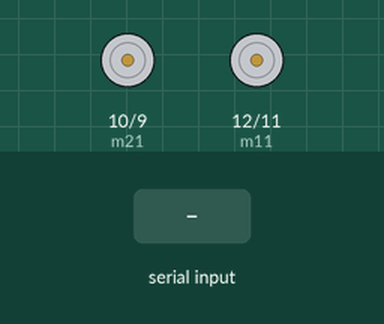
Bench run of a sketch on a simulated Arduino Uno, built with avr-gcc and run on an emulated ATmega328P. Shown: motor-driver pin pairs drawn as motors (green arrow = first pin HIGH = forward, orange = second pin HIGH = backward, longer = more drive). Inputs (shaded band) come from the test bench.

Above: at 1.2 s.
1.3 s: "1" received over Serial
At 2.0 s:
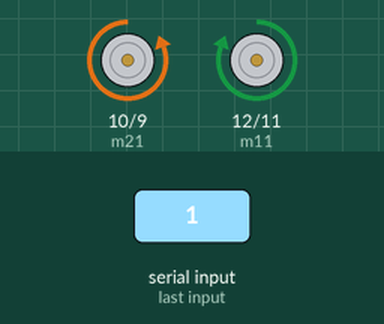
2.8 s: "2" received over Serial
At 3.2 s:
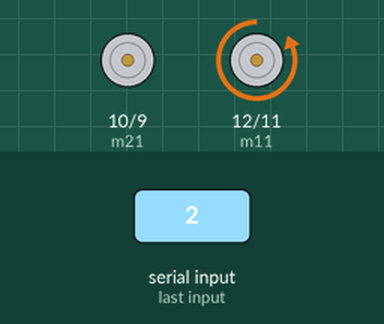
4.3 s: "3" received over Serial
At 5.5 s:
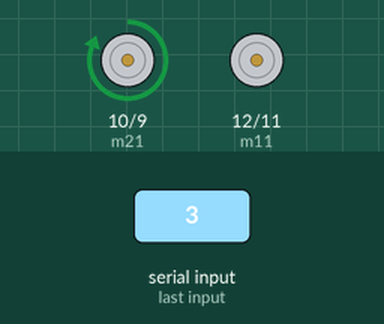
5.8 s: "4" received over Serial
At 6.6 s:
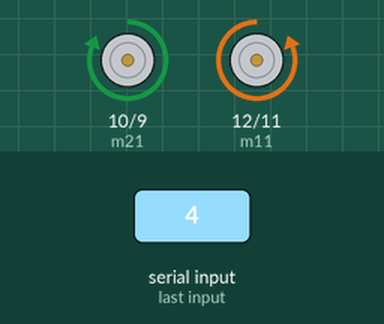
7.3 s: "5" received over Serial
At 7.8 s:
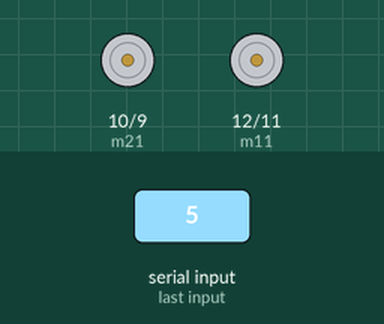
Timing chart, 0 to 9.8 s (numbered marks = the images above; inputs shaded):
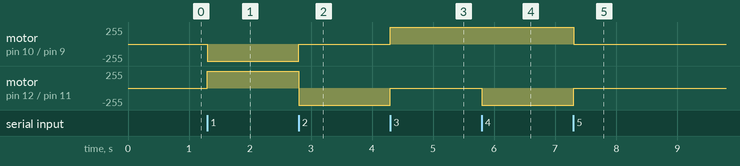

Measured:
- after the input at 1.3 s, motor on pin 10 (m21) / pin 9 (m22): stopped → backward 255/255 at once; motor on pin 12 (m11) / pin 11 (m12): stopped → forward 255/255 at once
- after the input at 2.8 s, motor on pin 10 (m21) / pin 9 (m22): backward 255/255 → stopped at once; motor on pin 12 (m11) / pin 11 (m12): forward 255/255 → backward 255/255 at once
- after the input at 4.3 s, motor on pin 10 (m21) / pin 9 (m22): stopped → forward 255/255 at once; motor on pin 12 (m11) / pin 11 (m12): backward 255/255 → stopped at once
- after the input at 5.8 s, motor on pin 12 (m11) / pin 11 (m12): stopped → backward 255/255 at once
- after the input at 7.3 s, motor on pin 10 (m21) / pin 9 (m22): forward 255/255 → stopped at once; motor on pin 12 (m11) / pin 11 (m12): backward 255/255 → stopped at once

The sketch:

key_control_bot.ino
```cpp
#define m11 12 //INPUT1
#define m12 11 //INPUT2
#define m21 10 //INPUT3
#define m22 9 //INPUT4

void forward()
{
  digitalWrite(m11, HIGH);
  digitalWrite(m12, LOW);
  digitalWrite(m21, LOW);
  digitalWrite(m22, HIGH);
}
void left()
{
  digitalWrite(m11, LOW);
  digitalWrite(m12, LOW);
  digitalWrite(m21, HIGH);
  digitalWrite(m22, LOW);
}
void backward()
{
  digitalWrite(m11, LOW);
  digitalWrite(m12, HIGH);
  digitalWrite(m21, HIGH);
  digitalWrite(m22, LOW);
}
void right()
{
  digitalWrite(m11, LOW);
  digitalWrite(m12, HIGH);
  digitalWrite(m21, LOW);
  digitalWrite(m22, LOW);
}
void Stop()
{
  digitalWrite(m11, LOW);
  digitalWrite(m12, LOW);
  digitalWrite(m21, LOW);
  digitalWrite(m22, LOW);
}
void setup()
{
  Serial.begin(9600);
  pinMode(m11, OUTPUT);
  pinMode(m12, OUTPUT);
  pinMode(m21, OUTPUT);
  pinMode(m22, OUTPUT);


}
void loop()
{
  while(Serial.available())
  {
    char data = Serial.read();
    if(data=='1')
    {
      forward();

    }
    else if(data =='2')
    {
      //Serial.println(“Left”);
      right();

    }
    else if(data =='3') //right
    {
      //Serial.println(“right”);
      left();

    }

    else if(data =='4') //backward
    {
      //Serial.println(“backward”);
      backward();

    }
    else if(data =='5') //stop
    {
      Stop();

    }

  }
}
```
